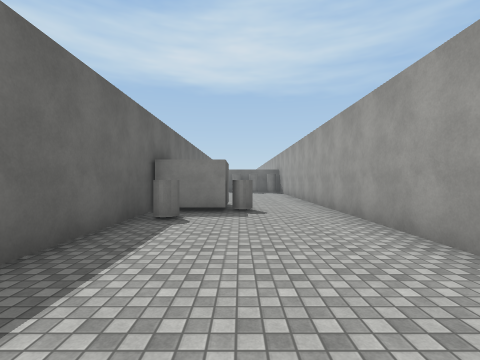
View 1 (above)

12 first-person views from a walk through a scene from a Unity 3-D project. The camera is 1.5 m above the floor, looks level and sees 85° across. The floor is counted in squares, 2 m on a side. Each view is taken from the middle of a square. On the plan, view 1 faces up. The plan holds only what a view shows up to about 9 squares ahead; the rest is blank. The place goes on beyond the plan. Surface patterns are stand-ins for the level's own textures.

View 2
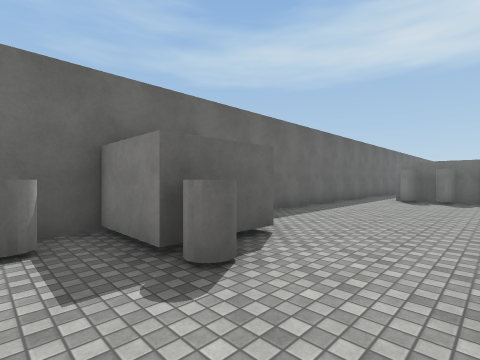

View 3
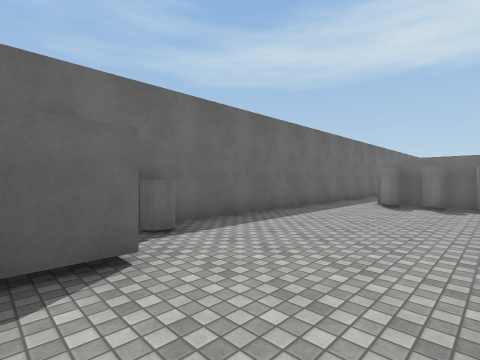

View 4
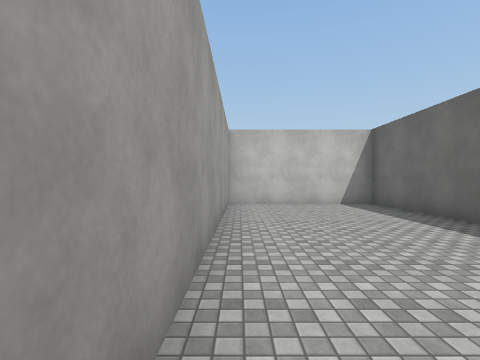

View 5
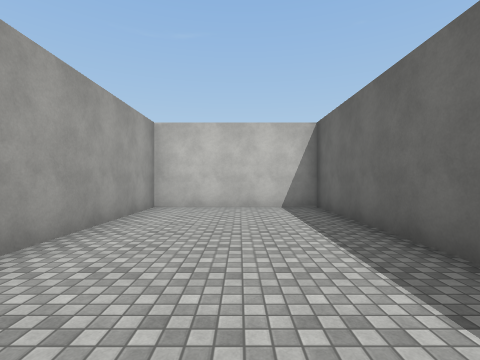

View 6
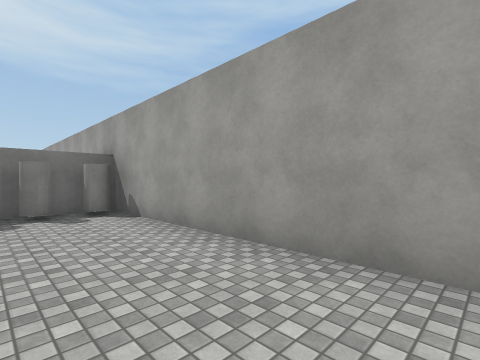

View 7
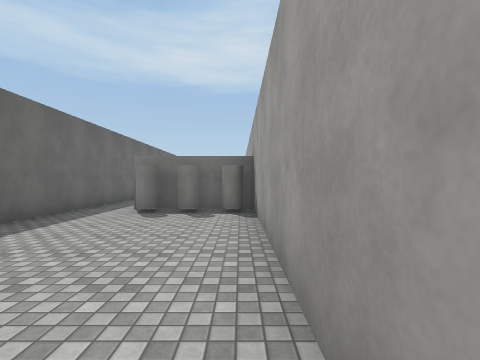

View 8
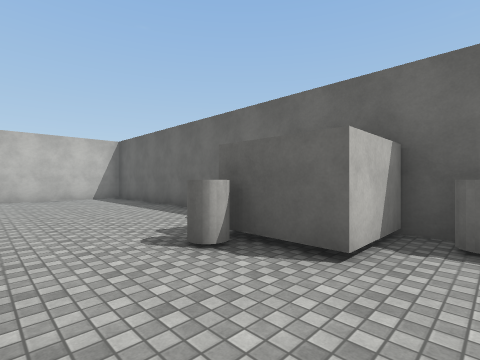

View 9
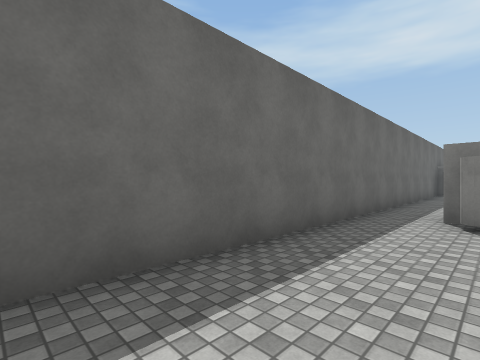

View 10
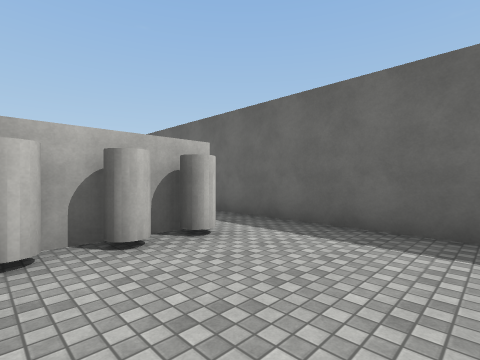

View 11
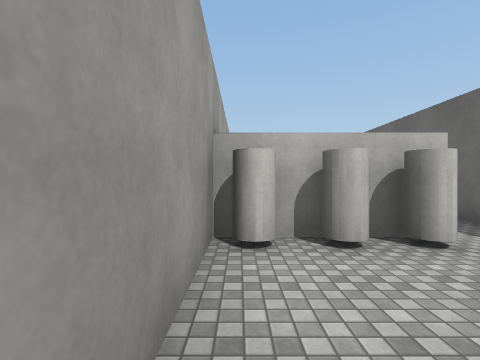

View 12
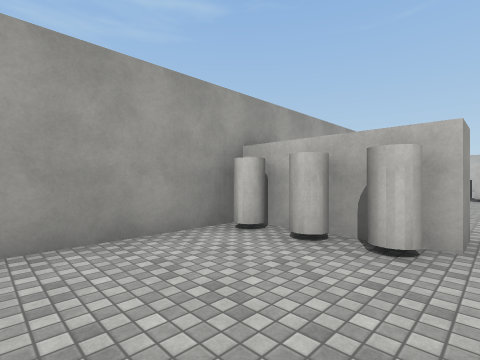

### Floor plan
Points are (right, up) in squares from view 1. A wall is a line through its corners. A room is listed if a view was taken in it or the views show most of it. See-through windows are left out.
Room 1 (views 1, 2, 3, 4, 5, 6, 7, 8, 9)
walls: (-2.1, 6.5) (-2.1, -2.2) (2.4, -2.2) (2.4, 15.8) (-0.7, 15.8) (-0.7, 16.6); (-2.1, 16.5) (-2.1, 8) (-0.3, 8) (-0.3, 6.2) (-2.1, 6.2)
ways out: opening at (-1, 16) to room 2
objects: cylinder (-2, 9); cylinder (-1, 5); cylinder (0, 6); cylinder (0, 15); cylinder (1, 15); cylinder (2, 15)
Room 2 (views 10, 11, 12)
walls: (-0.7, 16.6) (2.4, 16.6); (-2.1, 20.5) (-2.1, 16.5); (2.4, 17.5) (2.4, 19.9)
ways out: opening at (-1, 16) to room 1
objects: cylinder (0, 17); cylinder (1, 17); cylinder (2, 17)

Positions as (right, up) in squares from view 1, and headings:
1: (0, 0), facing up
2: (2, 5), facing up-left
3: (2, 7), facing up-left
4: (2, 6), facing down
5: (0, 5), facing down
6: (0, 9), facing up-right
7: (2, 9), facing up
8: (2, 9), facing down-left
9: (0, 10), facing up-left
10: (2, 20), facing down-left
11: (2, 20), facing down
12: (-1, 20), facing down-right
